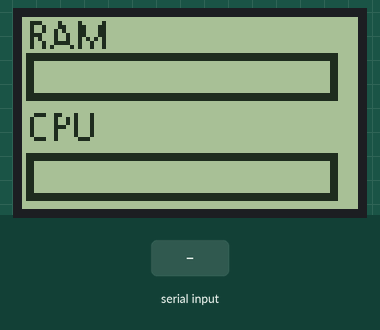
Simulated run of this sketch. Board: Arduino Uno, built with avr-gcc and run on an emulated ATmega328P. On the bench: 84×48 one-colour display. The test bench sets the inputs (shaded band).

Above: at 1.2 s.
1.3 s: "90;45\n" received over Serial
At 2.2 s:
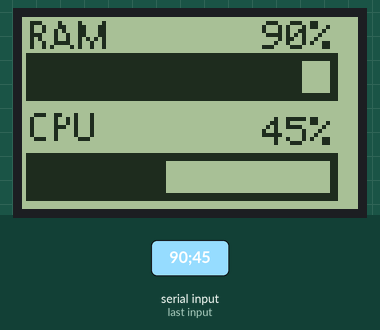
2.8 s: "30;150\n" received over Serial
At 3.5 s:
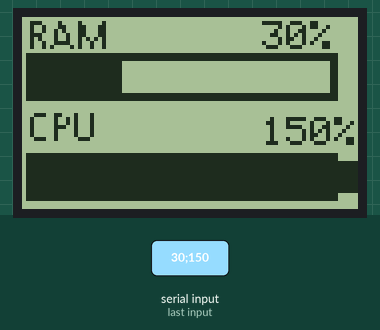
Timing chart, 0 to 5.8 s (numbered marks = the images above; inputs shaded):
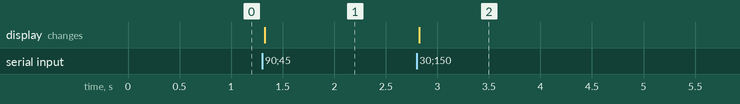

Measured:
- after the input at 1.3 s, the display: changes at once (image 1)
- after the input at 2.8 s, the display: changes at once (image 2)

The sketch:

ImageWriter0.ino
```cpp
/*
 * CPU/RAM Show
 * For Nokia 3310 original display
 * By Gamiee (http://gamelaster.net/ or http://gamee.sk/)
 * */
#include <SPI.h>
#include <Adafruit_GFX.h>
#include <Adafruit_PCD8544.h>

Adafruit_PCD8544 display = Adafruit_PCD8544(3,4,5,7,6); //Pins of Arduino (For shield 7 6 5 4 3)

static const unsigned char PROGMEM image[] = {
	B00000000,B00000000,B00000000,B00000000,B00000000,B00000000,B00000000,B00000000,B00000000,B00000000,B0000,
	B00111000,B01000010,B00001000,B00000000,B00000000,B00000000,B00000000,B00000000,B00000000,B00000000,B0000,
	B00100100,B01100011,B00011000,B00000000,B00000000,B00000000,B00000000,B00000000,B00000000,B00000000,B0000,
	B00100100,B10100011,B00011000,B00000000,B00000000,B00000000,B00000000,B00000000,B00000000,B00000000,B0000,
	B00111000,B10010011,B00011000,B00000000,B00000000,B00000000,B00000000,B00000000,B00000000,B00000000,B0000,
	B00101000,B10010010,B10101000,B00000000,B00000000,B00000000,B00000000,B00000000,B00000000,B00000000,B0000,
	B00100100,B11110010,B01001000,B00000000,B00000000,B00000000,B00000000,B00000000,B00000000,B00000000,B0000,
	B00100101,B00001010,B01001000,B00000000,B00000000,B00000000,B00000000,B00000000,B00000000,B00000000,B0000,
	B00000000,B00000000,B00000000,B00000000,B00000000,B00000000,B00000000,B00000000,B00000000,B00000000,B0000,
	B01111111,B11111111,B11111111,B11111111,B11111111,B11111111,B11111111,B11111111,B11111111,B11111110,B0000,
	B01111111,B11111111,B11111111,B11111111,B11111111,B11111111,B11111111,B11111111,B11111111,B11111110,B0000,
	B01100000,B00000000,B00000000,B00000000,B00000000,B00000000,B00000000,B00000000,B00000000,B00000110,B0000,
	B01100000,B00000000,B00000000,B00000000,B00000000,B00000000,B00000000,B00000000,B00000000,B00000110,B0000,
	B01100000,B00000000,B00000000,B00000000,B00000000,B00000000,B00000000,B00000000,B00000000,B00000110,B0000,
	B01100000,B00000000,B00000000,B00000000,B00000000,B00000000,B00000000,B00000000,B00000000,B00000110,B0000,
	B01100000,B00000000,B00000000,B00000000,B00000000,B00000000,B00000000,B00000000,B00000000,B00000110,B0000,
	B01100000,B00000000,B00000000,B00000000,B00000000,B00000000,B00000000,B00000000,B00000000,B00000110,B0000,
	B01100000,B00000000,B00000000,B00000000,B00000000,B00000000,B00000000,B00000000,B00000000,B00000110,B0000,
	B01100000,B00000000,B00000000,B00000000,B00000000,B00000000,B00000000,B00000000,B00000000,B00000110,B0000,
	B01111111,B11111111,B11111111,B11111111,B11111111,B11111111,B11111111,B11111111,B11111111,B11111110,B0000,
	B01111111,B11111111,B11111111,B11111111,B11111111,B11111111,B11111111,B11111111,B11111111,B11111110,B0000,
	B00000000,B00000000,B00000000,B00000000,B00000000,B00000000,B00000000,B00000000,B00000000,B00000000,B0000,
	B00000000,B00000000,B00000000,B00000000,B00000000,B00000000,B00000000,B00000000,B00000000,B00000000,B0000,
	B00000000,B00000000,B00000000,B00000000,B00000000,B00000000,B00000000,B00000000,B00000000,B00000000,B0000,
	B00011100,B11000100,B01000000,B00000000,B00000000,B00000000,B00000000,B00000000,B00000000,B00000000,B0000,
	B00100000,B10010100,B01000000,B00000000,B00000000,B00000000,B00000000,B00000000,B00000000,B00000000,B0000,
	B00100000,B10010100,B01000000,B00000000,B00000000,B00000000,B00000000,B00000000,B00000000,B00000000,B0000,
	B00100000,B11100100,B01000000,B00000000,B00000000,B00000000,B00000000,B00000000,B00000000,B00000000,B0000,
	B00100000,B10000100,B01000000,B00000000,B00000000,B00000000,B00000000,B00000000,B00000000,B00000000,B0000,
	B00100000,B10000100,B01000000,B00000000,B00000000,B00000000,B00000000,B00000000,B00000000,B00000000,B0000,
	B00011100,B10000011,B10000000,B00000000,B00000000,B00000000,B00000000,B00000000,B00000000,B00000000,B0000,
	B00000000,B00000000,B00000000,B00000000,B00000000,B00000000,B00000000,B00000000,B00000000,B00000000,B0000,
	B00000000,B00000000,B00000000,B00000000,B00000000,B00000000,B00000000,B00000000,B00000000,B00000000,B0000,
	B00000000,B00000000,B00000000,B00000000,B00000000,B00000000,B00000000,B00000000,B00000000,B00000000,B0000,
	B01111111,B11111111,B11111111,B11111111,B11111111,B11111111,B11111111,B11111111,B11111111,B11111110,B0000,
	B01111111,B11111111,B11111111,B11111111,B11111111,B11111111,B11111111,B11111111,B11111111,B11111110,B0000,
	B01100000,B00000000,B00000000,B00000000,B00000000,B00000000,B00000000,B00000000,B00000000,B00000110,B0000,
	B01100000,B00000000,B00000000,B00000000,B00000000,B00000000,B00000000,B00000000,B00000000,B00000110,B0000,
	B01100000,B00000000,B00000000,B00000000,B00000000,B00000000,B00000000,B00000000,B00000000,B00000110,B0000,
	B01100000,B00000000,B00000000,B00000000,B00000000,B00000000,B00000000,B00000000,B00000000,B00000110,B0000,
	B01100000,B00000000,B00000000,B00000000,B00000000,B00000000,B00000000,B00000000,B00000000,B00000110,B0000,
	B01100000,B00000000,B00000000,B00000000,B00000000,B00000000,B00000000,B00000000,B00000000,B00000110,B0000,
	B01100000,B00000000,B00000000,B00000000,B00000000,B00000000,B00000000,B00000000,B00000000,B00000110,B0000,
	B01100000,B00000000,B00000000,B00000000,B00000000,B00000000,B00000000,B00000000,B00000000,B00000110,B0000,
	B01111111,B11111111,B11111111,B11111111,B11111111,B11111111,B11111111,B11111111,B11111111,B11111110,B0000,
	B01111111,B11111111,B11111111,B11111111,B11111111,B11111111,B11111111,B11111111,B11111111,B11111110,B0000,
	B00000000,B00000000,B00000000,B00000000,B00000000,B00000000,B00000000,B00000000,B00000000,B00000000,B0000,
	B00000000,B00000000,B00000000,B00000000,B00000000,B00000000,B00000000,B00000000,B00000000,B00000000,B0000
};

void setup()
{
  display.begin();
  display.setContrast(50);
  display.clearDisplay();
  display.drawBitmap(0, 0,  image, 84, 48, 1);
  display.display();

  Serial.begin(9700);
}

String getValue(String data, char separator, int index)
{
  int found = 0;
  int strIndex[] = {0, -1};
  int maxIndex = data.length()-1;

  for(int i=0; i<=maxIndex && found<=index; i++){
    if(data.charAt(i)==separator || i==maxIndex){
        found++;
        strIndex[0] = strIndex[1]+1;
        strIndex[1] = (i == maxIndex) ? i+1 : i;
    }
  }

  return found>index ? data.substring(strIndex[0], strIndex[1]) : "";
}

void loop()
{
  if(Serial.available() > 0)
  {
    char cmd[50];
    String cmdtemp = Serial.readStringUntil('\n');
    display.clearDisplay();
    display.drawBitmap(0, 0,  image, 84, 48, 1);

    String percents = getValue(cmdtemp,';',0);
    int percent = percents.toInt();
    int percentage = round(0.74 * (double)percent);
    for(int i = 11; i < 19; i++)
      display.drawFastHLine(3,i,percentage,BLACK);
    display.setTextSize(1);
    display.setTextColor(BLACK);
    display.setCursor(60,1);//65
    char pertext[5];
    sprintf(pertext,"%d%s",percent,"%");
    display.println(pertext);

    String percents2 = getValue(cmdtemp,';',1);
    int percent2 = percents2.toInt();
    int percentage2 = round(0.74 * (double)percent2);
    for(int i = 36; i < 44; i++)
      display.drawFastHLine(3,i,percentage2,BLACK);
    display.setCursor(60,25);//65
    char pertext2[5];
    sprintf(pertext2,"%d%s",percent2,"%");
    display.println(pertext2);

    display.display();
  }

}
```
